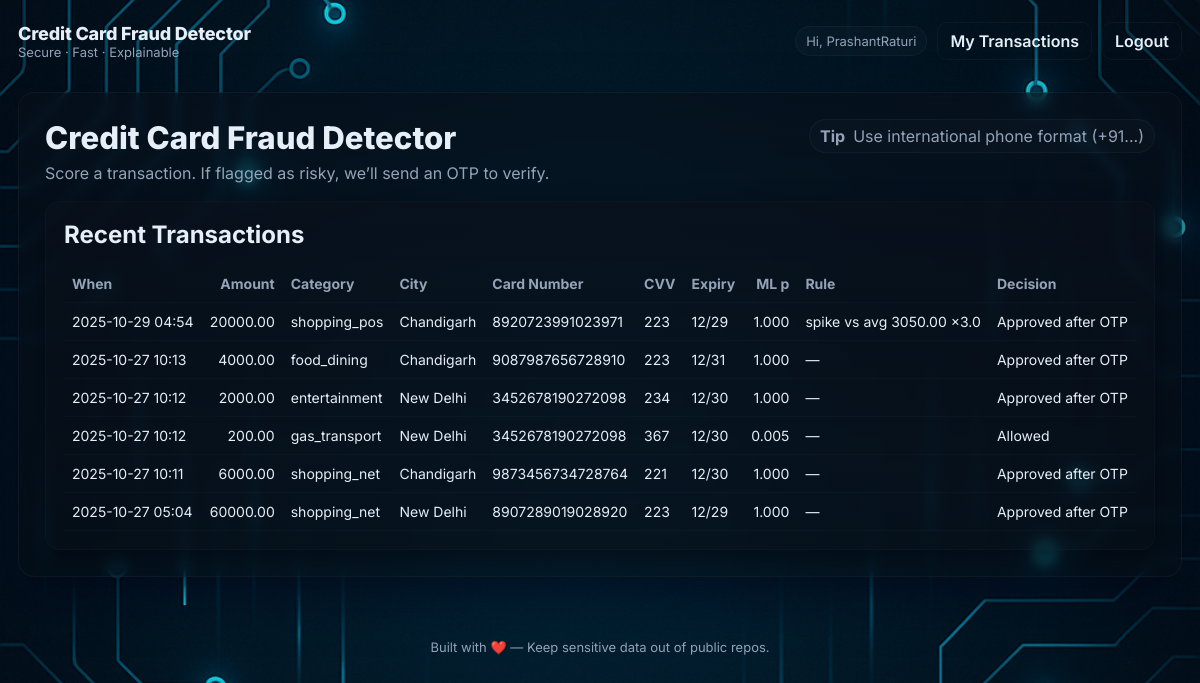
/transactions/ (signed in), run on an earlier commit of the app's database.
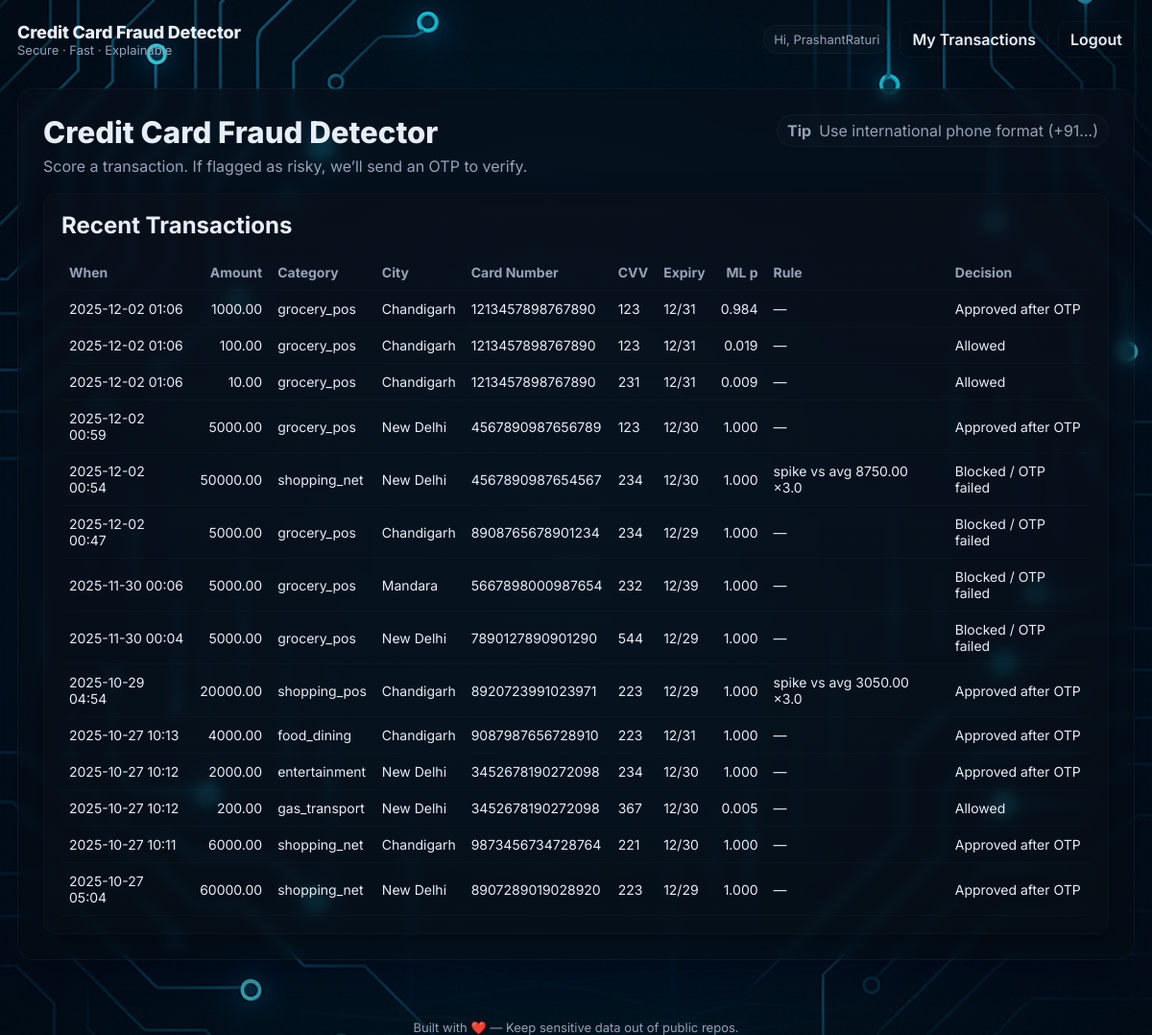
And on a later commit of the database.
### fraud/models.py (models this page shows, shortened)
class Transaction(models.Model):
    DECISION_CHOICES = [
        ("allowed", "Allowed"),
        ("challenge", "Challenged (OTP sent)"),
        ("approved", "Approved after OTP"),
        ("blocked", "Blocked / OTP failed"),
    ]
    user = models.ForeignKey(User, on_delete=models.CASCADE, related_name="txns")
    category = models.CharField(max_length=64)
    amt = models.DecimalField(max_digits=12, decimal_places=2)
    city = models.CharField(max_length=100)
    card_number = models.CharField(max_length=16, null=True, blank=True)
    cvv = models.CharField(max_length=4, null=True, blank=True)
    expiry_date = models.CharField(max_length=7, null=True, blank=True)  # Format: MM/YYYY
    hour = models.PositiveSmallIntegerField()
    dow = models.PositiveSmallIntegerField()
    created_at = models.DateTimeField(auto_now_add=True)
    ml_prob = models.FloatField(null=True, blank=True)
    rule_avg_last_n = models.FloatField(null=True, blank=True)
    rule_multiplier_used = models.FloatField(null=True, blank=True)
    rule_delta_used = models.FloatField(null=True, blank=True)
    rule_flag = models.BooleanField(default=False)
    otp_required = models.BooleanField(default=False)
    otp_id = models.CharField(max_length=64, null=True, blank=True)
    otp_verified = models.BooleanField(default=False)
    final_decision = models.CharField(
        max_length=20, choices=DECISION_CHOICES, default="allowed"
    )
    notes = models.TextField(blank=True)
    class Meta:
        ordering = ["-created_at"]

### fraud/views.py (the view)
# urls.py: path("transactions/", transactions_view, name="transactions"),
@login_required
def transactions_view(request):
    txns = Transaction.objects.filter(user=request.user).order_by("-created_at")[:50]
    return render(request, "transactions.html", {"txns": txns})

### fraud/templates/transactions.html (shortened to what this page needs)
{% extends "base.html" %}
{% block content %}
<div class="card">
  <h2 style="margin-top:0;">Recent Transactions</h2>
  <div style="overflow-x:auto; margin-top:8px;">
    <table>
      <thead>
        <tr>
          <th align="left">When</th>
          <th align="right">Amount</th>
          <th align="left">Category</th>
          <th align="left">City</th>
          <th align="left">Card Number</th>
          <th align="left">CVV</th>
          <th align="left">Expiry</th>
          <th align="right">ML p</th>
          <th align="left">Rule</th>
          <th align="left">Decision</th>
        </tr>
      </thead>
      <tbody>
      {% for t in txns %}
        <tr>
          <td>{{ t.created_at|date:"Y-m-d H:i" }}</td>
          <td align="right">{{ t.amt }}</td>
          <td>{{ t.category }}</td>
          <td>{{ t.city }}</td>
          <td>{{ t.card_number }}</td>
          <td>{{ t.cvv }}</td>
          <td>{{ t.expiry_date }}</td>
          <td align="right">{{ t.ml_prob|floatformat:3 }}</td>
          <td>
            {% if t.rule_flag %}
              spike vs avg {{ t.rule_avg_last_n|floatformat:2 }} ×{{ t.rule_multiplier_used|floatformat:1 }}
            {% else %}
              —
            {% endif %}
          </td>
          <td>{{ t.get_final_decision_display }}</td>
        </tr>
      {% empty %}
        <tr><td colspan="10" class="muted">No transactions yet.</td></tr>
      {% endfor %}
      </tbody>
    </table>
  </div>
</div>
{% endblock %}

### fraud/templates/base.html (shortened to what this page needs)
{% load static %}
<!DOCTYPE html>
<html lang="en">
<head>
  <link rel="stylesheet" href="{% static 'css/style.css' %}">
</head>
<body>
  <header class="topbar container">
    <div class="brand-area">
      <span class="brand">Credit Card Fraud Detector</span>
      <div class="muted small">Secure · Fast · Explainable</div>
    </div>
    <nav class="nav">
      {% if request.user.is_authenticated %}
        <span class="tag">Hi, {{ request.user.username }}</span>
        <a class="btn" href="{% url 'transactions' %}">My Transactions</a>
        <a class="btn" href="#" id="logoutBtn">Logout</a>
      {% else %}
        <a class="btn btn-primary" href="{% url 'register' %}">Register</a>
        <a class="btn" href="{% url 'login' %}">Login</a>
      {% endif %}
    </nav>
  </header>
  <main class="container" style="padding-top:18px; padding-bottom:36px;">
    <section class="panel">
      <div class="header-hero">
        <div>
          <h1>Credit Card Fraud Detector</h1>
          <p class="sub">
            {% if request.user.is_authenticated %}
              Score a transaction. If flagged as risky, we’ll send an OTP to verify.
            {% else %}
              Create an account or login to use the Credit Card Fraud Detection system.
            {% endif %}
          </p>
        </div>
        <div class="help-pill">
          <span class="pill"><strong>Tip</strong> Use international phone format (+91...)</span>
        </div>
      </div>
      {% block content %}{% endblock %}
    </section>
  </main>
  <footer class="page-footer container">
    <div class="muted small">Built with ❤️ — Keep sensitive data out of public repos.</div>
  </footer>
</body>
</html>

### fraud/static/css/style.css (style rules this page uses)
:root { --bg:#071226; --panel:#0b1220; --card:#0f1724; --muted:#94a3b8; --text:#e6eef8; --brand:#3b82f6; --glass: rgba(255,255,255,0.02); --glass-strong: rgba(255,255,255,0.03); --ok:#10b981; --err:#ef4444; --border: rgba(255,255,255,0.04); }
* { box-sizing:border-box }
html,body { height:100% }
body { margin:0; font-family:'Inter', ui-sans-serif, system-ui, -apple-system, "Segoe UI", Roboto, "Helvetica Neue", Arial; color:var(--text); background-color:var(--bg); -webkit-font-smoothing:antialiased; min-height:100dvh; padding:22px 18px; }
.container { max-width:1180px; margin:0 auto; }
.topbar { display:flex; align-items:center; justify-content:space-between; gap:12px; margin-bottom:14px; }
.brand-area .brand { font-weight:800; letter-spacing:-0.01em; font-size:18px; display:block; }
.small { font-size:13px }
.muted { color:var(--muted) }
.nav { display:flex; gap:10px; align-items:center; }
.btn { appearance:none; border:1px solid var(--border); background:transparent; color:var(--text); padding:8px 12px; border-radius:10px; cursor:pointer; font-weight:600; text-decoration:none; display:inline-flex; align-items:center; gap:8px; transition: transform .06s ease, background .12s ease, border-color .12s ease, box-shadow .12s ease; }
.tag { padding:6px 10px; border-radius:999px; font-size:13px; border:1px solid var(--border); background:var(--glass); color:var(--muted); }
.panel { backdrop-filter: blur(6px); background: linear-gradient(180deg, rgba(8,14,25,0.6), rgba(8,12,18,0.35)); border:1px solid var(--border); border-radius:16px; padding:26px; box-shadow: 0 20px 50px rgba(2,6,23,0.55); }
.header-hero { display:flex; justify-content:space-between; align-items:flex-start; gap:16px; margin-bottom:18px; }
.header-hero h1 { margin:0; font-size:clamp(22px, 2.6vw, 34px); font-weight:800; }
.sub { color:var(--muted); margin:6px 0 0 0; }
.pill { display:inline-flex; align-items:center; gap:8px; padding:6px 10px; border-radius:999px; background:rgba(255,255,255,0.02); border:1px solid var(--border); color:var(--muted) }
.help-pill .pill { background:rgba(255,255,255,0.015); }
.card { background: linear-gradient(180deg, rgba(10,16,26,0.6), rgba(9,14,22,0.45)); border-radius:14px; padding:18px; border:1px solid rgba(255,255,255,0.02); box-shadow: 0 8px 24px rgba(3,6,12,0.55); }
h2, h3, h4 { margin:0 0 8px 0; font-weight:700 }
table { width:100%; border-collapse:collapse; margin-top:8px }
th, td { padding:10px 8px; border-bottom:1px solid rgba(255,255,255,0.02); font-size:14px }
thead th { color:var(--muted); font-weight:700; text-transform:none }
.page-footer { margin-top:26px; color:var(--muted); font-size:13px; text-align:center }

What changed in the data, as far as the page shows it:
added Transaction: created_at "2025-12-02 01:06", amt "1000.00", category "grocery_pos", city "Chandigarh", card_number "1213457898767890", cvv "123", expiry_date "12/31", ml_prob "0.984", final_decision "Approved after OTP"
added Transaction: created_at "2025-12-02 01:06", amt "100.00", category "grocery_pos", city "Chandigarh", card_number "1213457898767890", cvv "123", expiry_date "12/31", ml_prob "0.019", final_decision "Allowed"
added Transaction: created_at "2025-12-02 01:06", amt "10.00", category "grocery_pos", city "Chandigarh", card_number "1213457898767890", cvv "231", expiry_date "12/31", ml_prob "0.009", final_decision "Allowed"
added Transaction: created_at "2025-12-02 00:59", amt "5000.00", category "grocery_pos", city "New Delhi", card_number "4567890987656789", cvv "123", expiry_date "12/30", ml_prob "1.000", final_decision "Approved after OTP"
added Transaction: created_at "2025-12-02 00:54", amt "50000.00", category "shopping_net", city "New Delhi", card_number "4567890987654567", cvv "234", expiry_date "12/30", ml_prob "1.000", rule_avg_last_n "8750.00", rule_multiplier_used "3.0", final_decision "Blocked / OTP failed"
added Transaction: created_at "2025-12-02 00:47", amt "5000.00", category "grocery_pos", city "Chandigarh", card_number "8908765678901234", cvv "234", expiry_date "12/29", ml_prob "1.000", final_decision "Blocked / OTP failed"
added Transaction: created_at "2025-11-30 00:06", amt "5000.00", category "grocery_pos", city "Mandara", card_number "5667898000987654", cvv "232", expiry_date "12/39", ml_prob "1.000", final_decision "Blocked / OTP failed"
added Transaction: created_at "2025-11-30 00:04", amt "5000.00", category "grocery_pos", city "New Delhi", card_number "7890127890901290", cvv "544", expiry_date "12/29", ml_prob "1.000", final_decision "Blocked / OTP failed"
